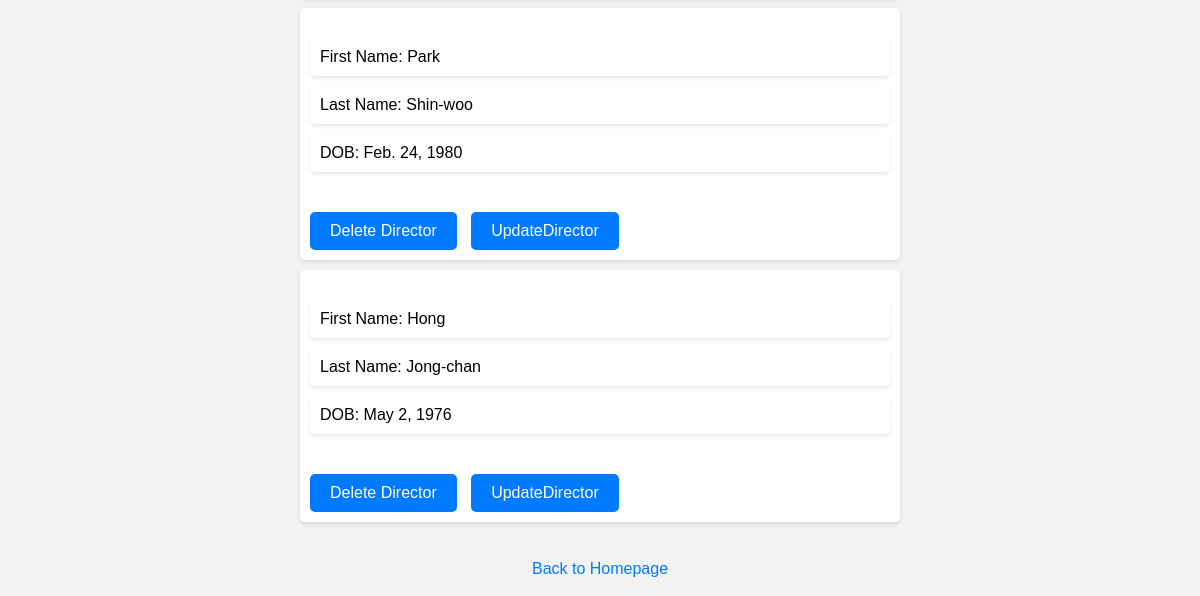
/drama/directors/ (lower part), run on an earlier commit of the app's database.
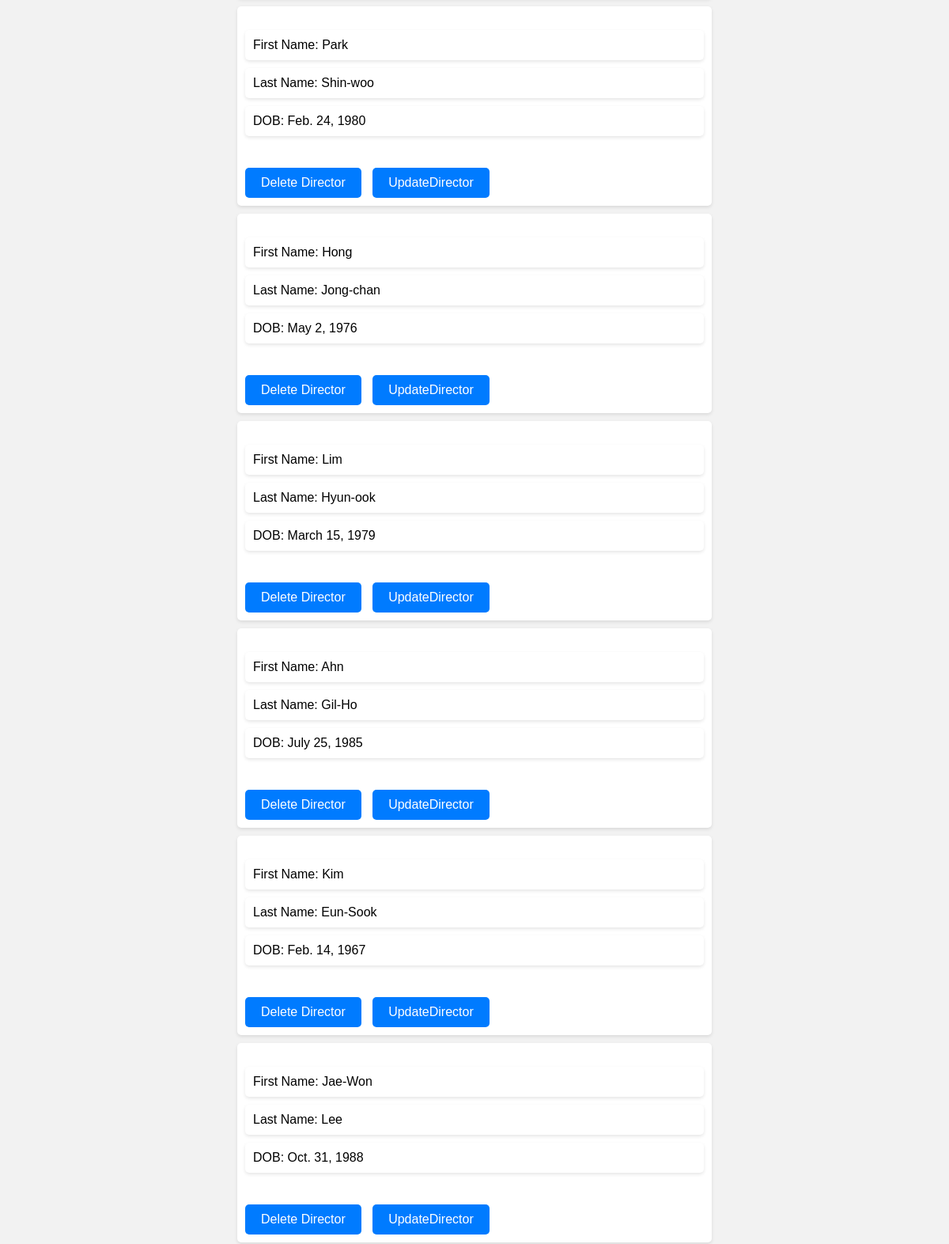
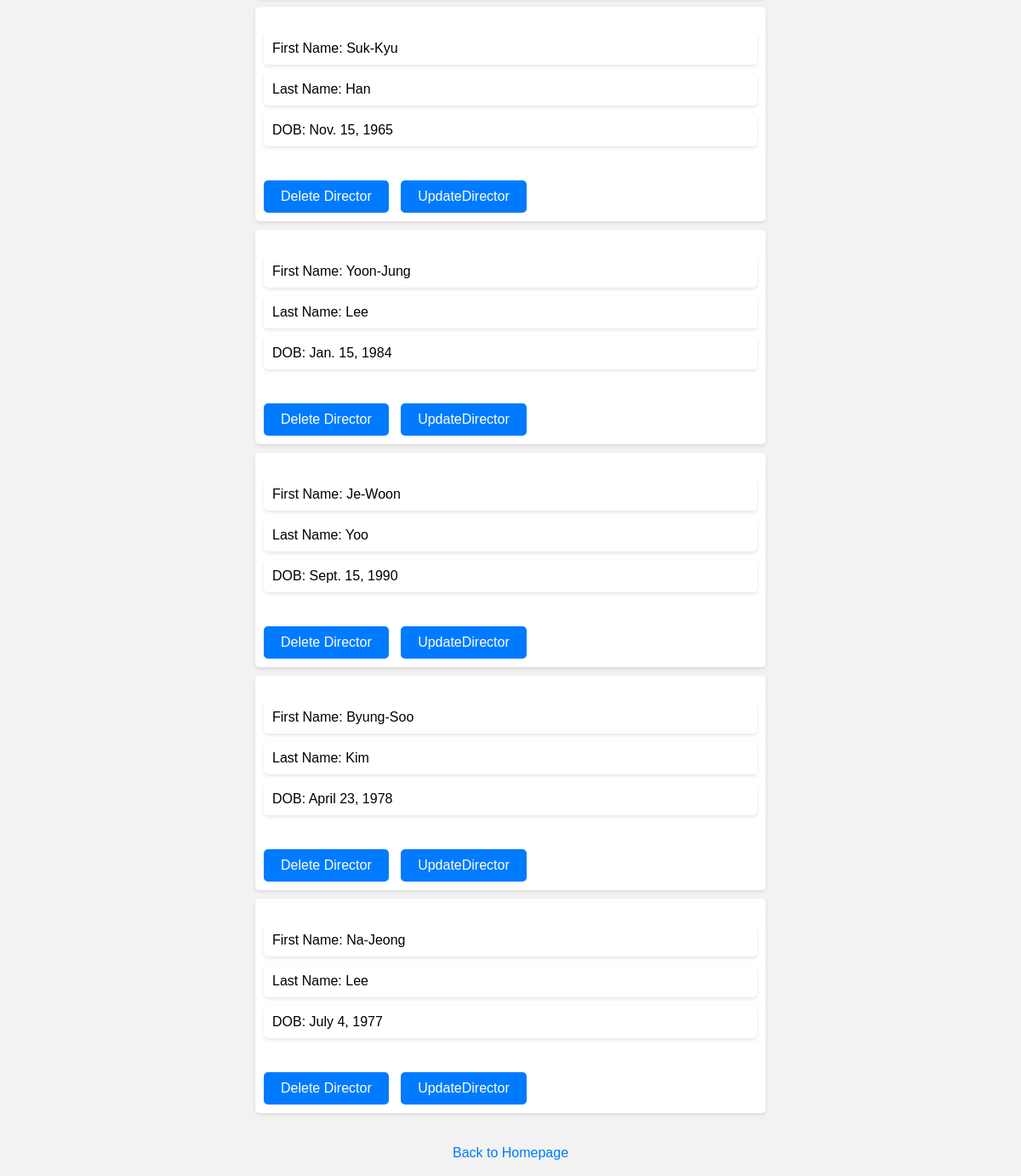
And on a later commit of the database (2 pictures, top to bottom).
### drama_app/models.py (models this page shows, shortened)
class Director(models.Model):
    first_name = models.CharField(max_length=100)
    last_name = models.CharField(max_length=100)
    date_of_birth = models.DateField()

### drama_app/views.py (the view)
# urls.py: path('directors/', DirectorList.as_view(), name='director-list'),
class DirectorList(View):
    def get(self,request):
        directors = Director.objects.all()
        return render(request=request, template_name='director_list.html',context={'directors':directors})

### drama_app/templates/director_list.html (shortened to what this page needs)
<!DOCTYPE html>
<html>
<head>
</head>
<body>
    <br>
    <ul>
        {% for director in directors %}
        <li>
            <ul>
                <li>First Name: {{ director.first_name }}</li>
                <li>Last Name: {{ director.last_name }}</li>
                <li>DOB: {{ director.date_of_birth }}</li>
            </ul>
            <a href="{% url 'director-delete' id=director.id %}" class="button">Delete Director</a>
            <a href="{% url 'director-update' id=director.id %}" class="button">UpdateDirector</a>
        </li>
        {% endfor %}
    </ul>
    <br>
    <a href="{% url 'homepage' %}">Back to Homepage</a>
    <br>
    <br>
</body>
</html>

### drama_app/templates/director_list.html (style rules this page uses)
body { font-family: Arial, sans-serif; background-color: #f2f2f2; margin: 0; padding: 0; text-align: center; }
ul { list-style-type: none; padding: 0; margin: 20px auto; max-width: 600px; text-align: left; }
li { background-color: #fff; border-radius: 5px; margin-bottom: 10px; padding: 10px; box-shadow: 0 2px 4px rgba(0,0,0,0.1); }
a { color: #007bff; text-decoration: none; }
.button { display: inline-block; padding: 10px 20px; margin-top: 20px; margin-right: 10px; background-color: #007bff; color: #fff; border: none; border-radius: 5px; cursor: pointer; text-decoration: none; }

What changed in the data, as far as the page shows it:
added Director: first_name "Lim", last_name "Hyun-ook", date_of_birth "March 15, 1979"
added Director: first_name "Ahn", last_name "Gil-Ho", date_of_birth "July 25, 1985"
added Director: first_name "Kim", last_name "Eun-Sook", date_of_birth "Feb. 14, 1967"
added Director: first_name "Jae-Won", last_name "Lee", date_of_birth "Oct. 31, 1988"
added Director: first_name "Suk-Kyu", last_name "Han", date_of_birth "Nov. 15, 1965"
added Director: first_name "Yoon-Jung", last_name "Lee", date_of_birth "Jan. 15, 1984"
added Director: first_name "Je-Woon", last_name "Yoo", date_of_birth "Sept. 15, 1990"
added Director: first_name "Byung-Soo", last_name "Kim", date_of_birth "April 23, 1978"
added Director: first_name "Na-Jeong", last_name "Lee", date_of_birth "July 4, 1977"
